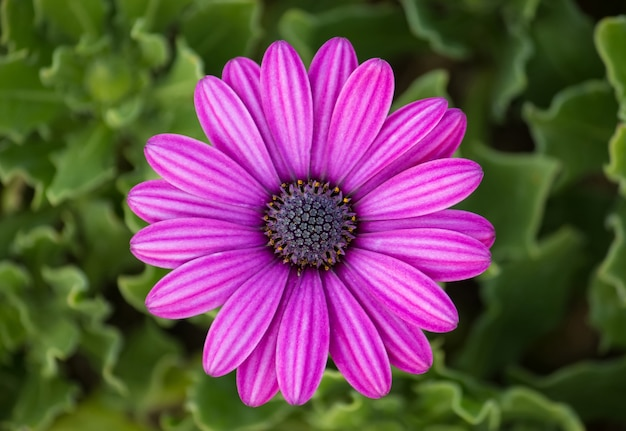
#> input picture purple.jpg, 626 x 431 px
$ python 'DIP Lab 5(Edge detection using Isotropic operator).py'
#> lines starting #> are read from the running program, lines starting #| are printed output that depends on the picture
import numpy as np
from PIL import Image
from scipy.ndimage import convolve
import matplotlib.pyplot as plt

def isotropic_operator(image, sigma=1.0):
    # Create a Gaussian kernel
    size = int(2 * np.ceil(2 * sigma) + 1)
    x = np.linspace(-size//2, size//2, size)
    gauss_kernel = np.exp(-0.5 * (x**2 / sigma**2))
    gauss_kernel /= gauss_kernel.sum()  # Normalize

    # Create Laplacian of Gaussian (LoG) kernel
    x, y = np.meshgrid(x, x)
    log_kernel = (x**2 + y**2 - 2 * sigma**2) * np.exp(-0.5 * (x**2 + y**2) / sigma**2)
    log_kernel /= log_kernel.sum()  # Normalize

    # Apply convolution using the LoG kernel
    edges = convolve(image, log_kernel)
    edges = np.clip(edges, 0, 255).astype(np.uint8)

    return edges

# Load an image
image_path = 'purple.jpg'  # Change this to your image path
image = Image.open(image_path).convert('L')  # Convert to grayscale
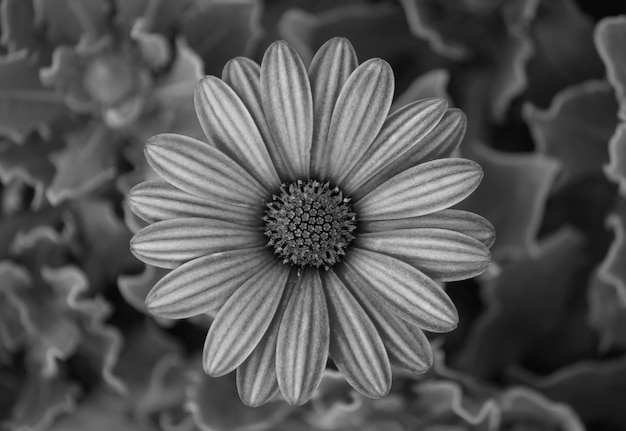
#> image: PIL image 626x431 L; min 0, max 219, mean 85.6
image_np = np.array(image)

# Apply Isotropic operator (Laplacian of Gaussian)
edges_isotropic = isotropic_operator(image_np)
#> in isotropic_operator, `edges = convolve(image, log_kernel)`:
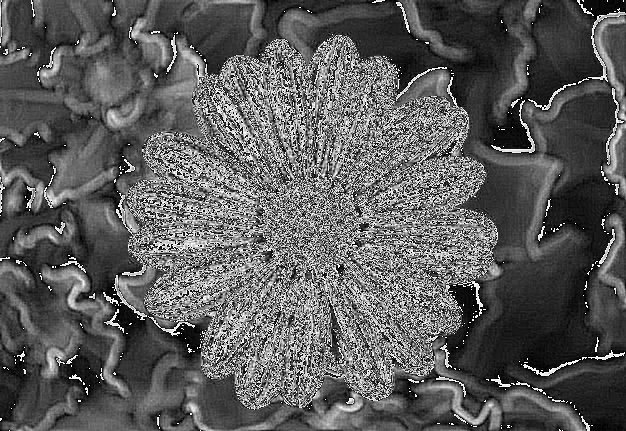
#> edges: shape (431, 626); min 0, max 255, mean 92

# Display results using Matplotlib
plt.figure(figsize=(10, 5))
plt.subplot(1, 2, 1)
plt.title('Original Image')
plt.imshow(image_np, cmap='gray')
plt.axis('off')

plt.subplot(1, 2, 2)
plt.title('Edges using Isotropic Operator (LoG)')
plt.imshow(edges_isotropic, cmap='gray')
plt.axis('off')

plt.show()
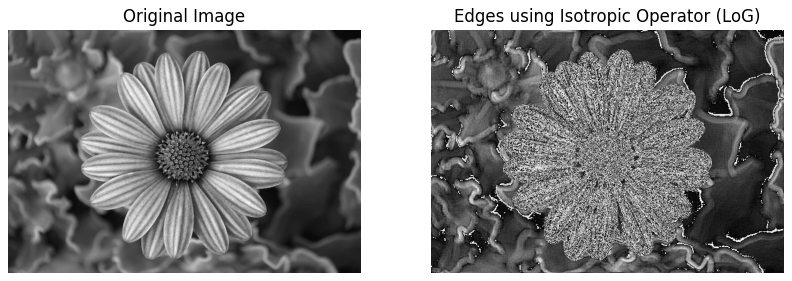
#> figure drawn by matplotlib, 2 panels

$ run again, with flower.jpg copied over purple.jpg
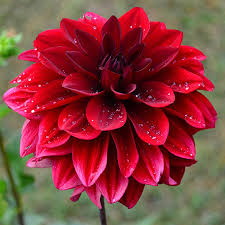
#> input picture flower.jpg, 225 x 225 px
#> in isotropic_operator, `edges = convolve(image, log_kernel)`:
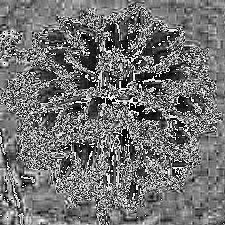
#> edges: shape (225, 225); min 0, max 255, mean 114.2
#> `plt.show()`:
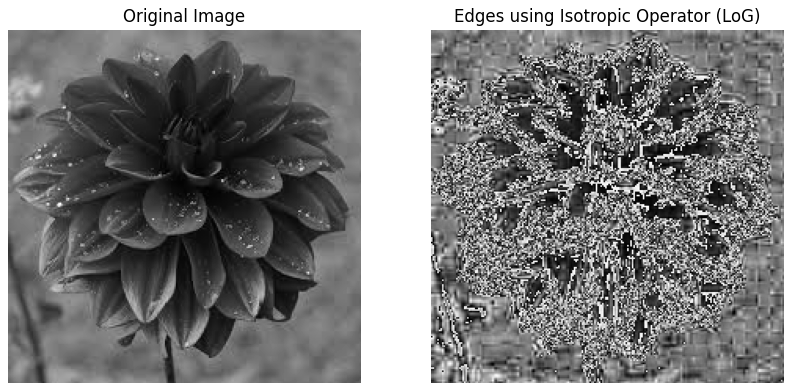
#> figure drawn by matplotlib, 2 panels

$ run again, with night.jpg copied over purple.jpg
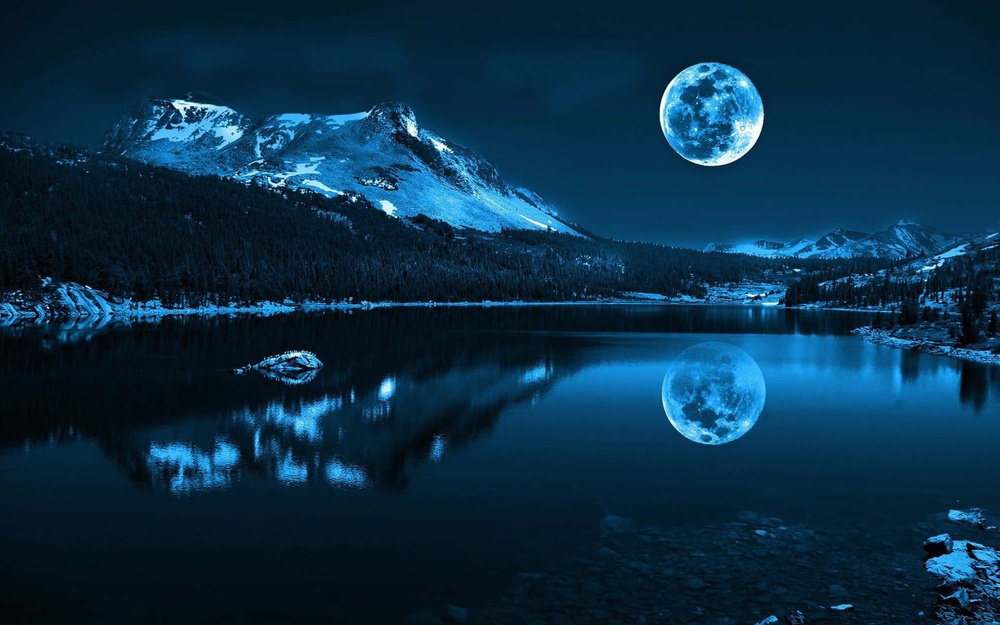
#> input picture night.jpg, 1000 x 625 px, shrunk from 1920 x 1200 before the run
#> in isotropic_operator, `edges = convolve(image, log_kernel)`:
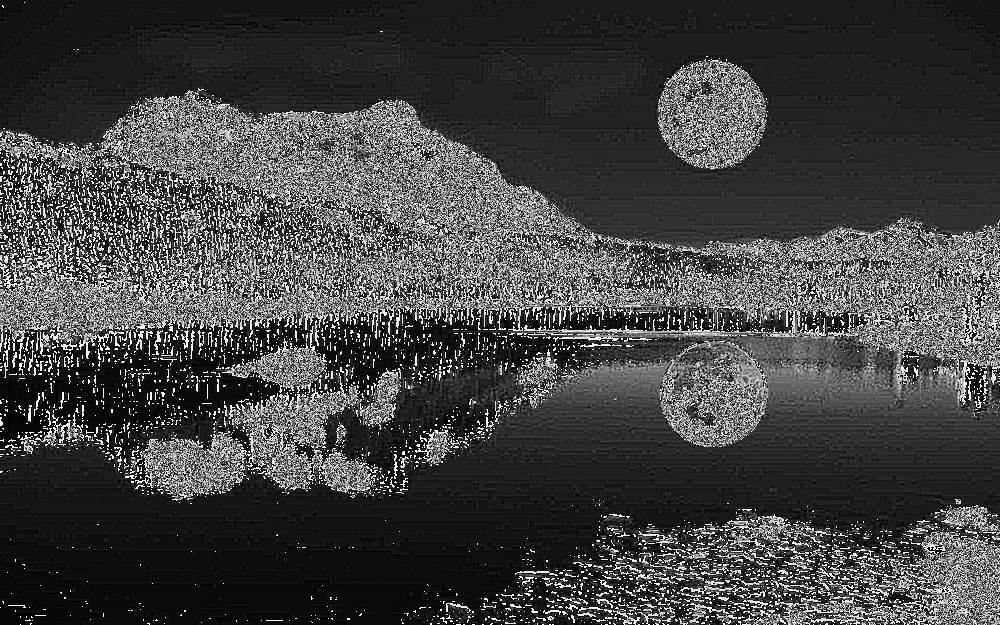
#> edges: shape (625, 1000); min 0, max 255, mean 66.7
#> `plt.show()`:
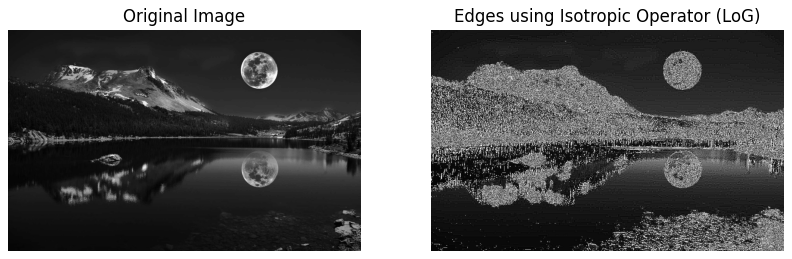
#> figure drawn by matplotlib, 2 panels

$ run again, with mahfuz.jpeg copied over purple.jpg
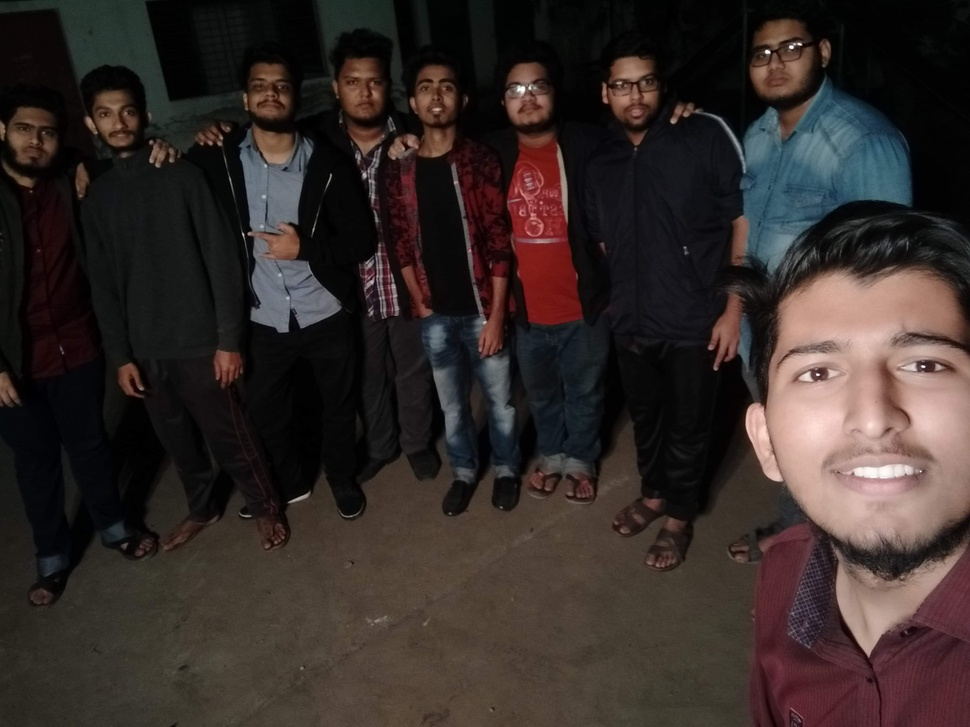
#> input picture mahfuz.jpeg, 970 x 727 px, shrunk from 3264 x 2448 before the run
#> in isotropic_operator, `edges = convolve(image, log_kernel)`:
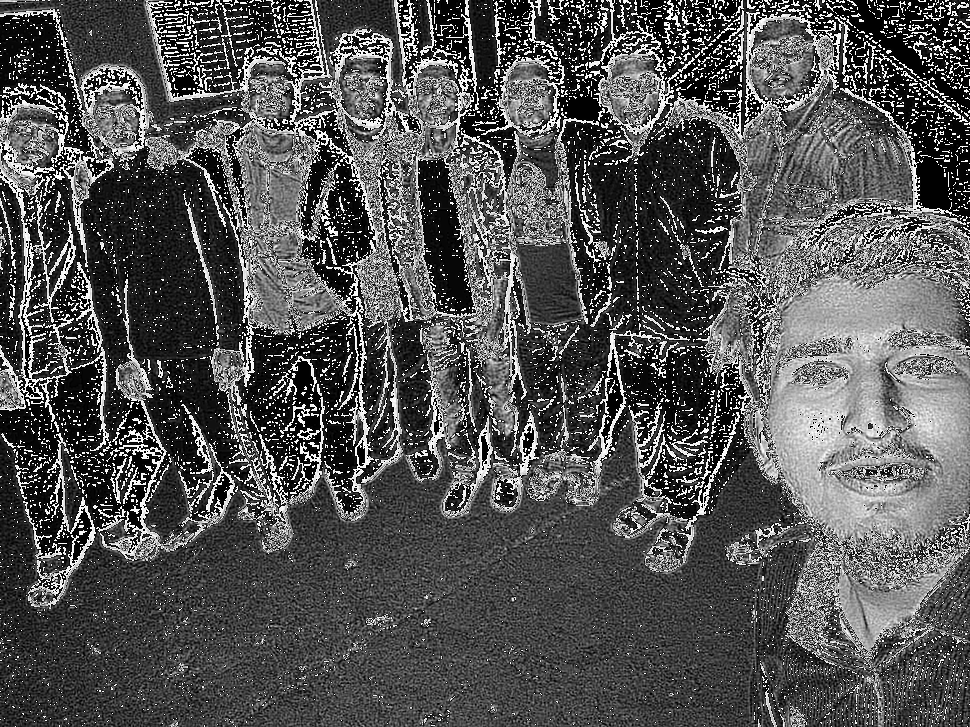
#> edges: shape (727, 970); min 0, max 255, mean 83.9
#> `plt.show()`:
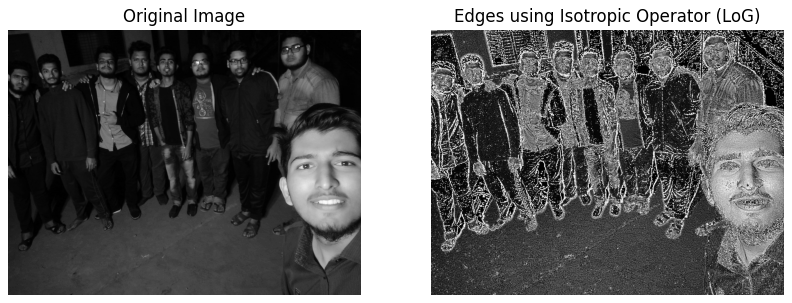
#> figure drawn by matplotlib, 2 panels
